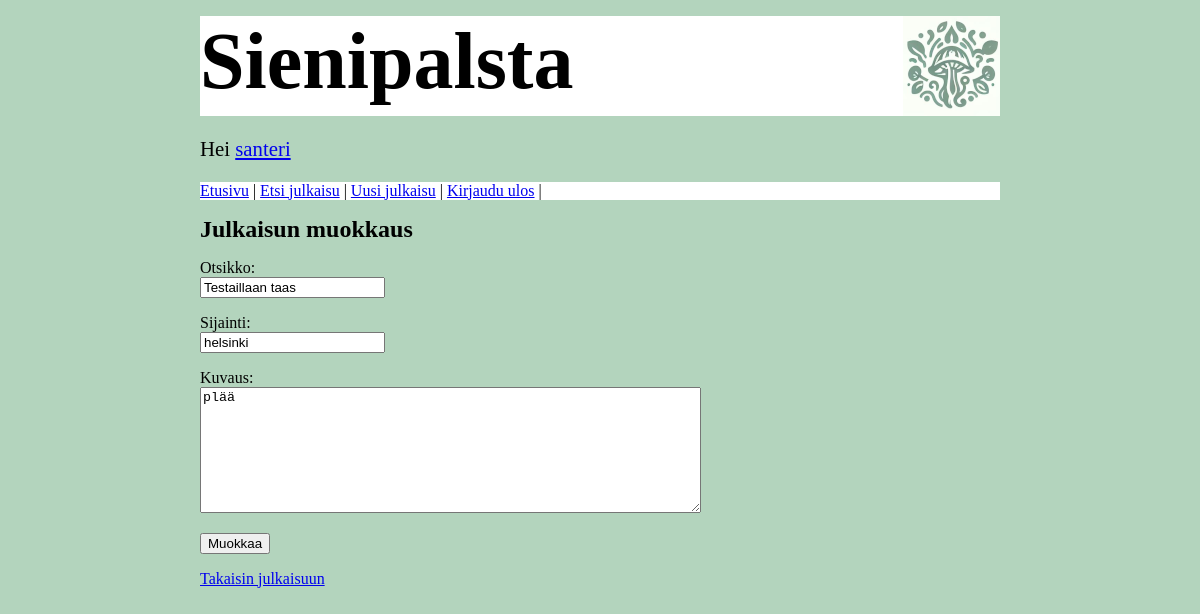
The page /edit_item/7 (signed in) on the database as committed earlier.
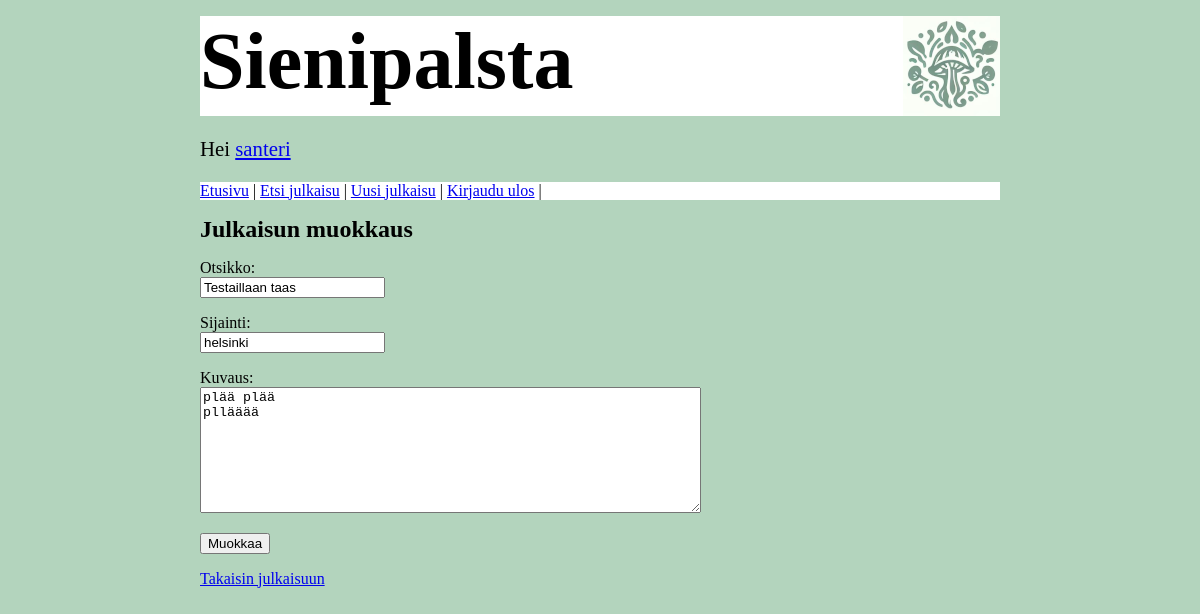
The same page on the database as committed later.
### tables this page shows
CREATE TABLE items (
    id INTEGER PRIMARY KEY,
    title TEXT,
    location TEXT,
    description TEXT,
    user_id INTEGER REFERENCES users
);

### app.py (the view)
@app.route("/edit_item/<int:item_id>")
def edit_item(item_id):
    require_login()
    item = items.get_item(item_id)
    if not item:
        abort(404)
    if item["user_id"] != session["user_id"]:
        abort(403)
    return render_template("edit_item.html", item=item)

### app.py (called while the page is built)
def require_login():
    if "user_id" not in session:
        abort(403)

### db.py (called while the page is built)
def get_connection():
    con = sqlite3.connect("database.db")
    con.execute("PRAGMA foreign_keys = ON")
    con.row_factory = sqlite3.Row
    return con

def query(sql, params=[]):
    con = get_connection()
    con.execute("PRAGMA foreign_keys = ON")
    result = con.execute(sql, params).fetchall()
    con.close()
    return result

### items.py (called while the page is built)
def get_item(item_id):
    sql = """SELECT items.id,
                    items.title,
                    items.location,
                    items.description,
                    users.id user_id,
                    users.username
             FROM items, users
             WHERE items.user_id = users.id AND
                   items.id = ?"""
    result = db.query(sql, [item_id])
    return result[0] if result else None

### templates/edit_item.html (shortened to what this page needs)
{% extends "layout.html" %}
{% block content %}
<body>
  <h2>Julkaisun muokkaus</h2>
  <form action="/update_item" method="post">
    <p>
      Otsikko: <br />
      <input type="text" name="title" value="{{ item.title }}" maxlength="50" required />
    </p>
    <p>
      Sijainti: <br />
      <input type="text" name="location" value="{{ item.location }}" maxlength="50" required/>
    </p>
    <p>
    <p>
      Kuvaus: <br />
      <textarea name="description" rows="8" cols="60" maxlength="1000" required>{{ item.description }} </textarea>
    </p>
    <p>
      <input type="submit" value="Muokkaa" />
    </p>
  </form>
<p>
  <a href="/item/{{ item.id }}">Takaisin julkaisuun</a>
</p>
</body>
{% endblock %}

Rows that differ between the two databases and show on the page:
changed items "Testaillaan taas": description "plää" → "plää plää pllääää"
